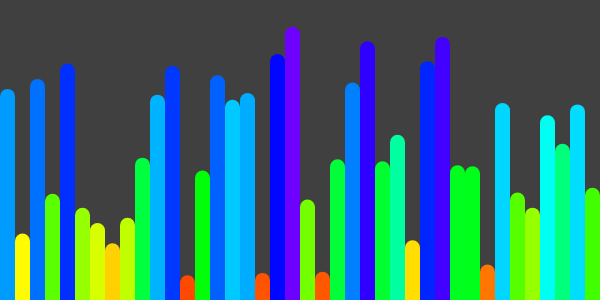
Frame 1 (no input)
Frame 60 (no input): identical to frame 1, image omitted
Frame 120 (the mouse pressed at the canvas centre since frame 60): identical to frame 1, image omitted

The p5.js sketch that drew this single still picture (run headless with seeded random() and noise() and a simulated clock; from frame 60 on, the mouse is pressed at the canvas centre):

// p5.js sketch
// ── sketch.js
let arr = [];
let arrSize;
let StrokeWeight = 15;

let button;
let sort;
let curr = -1;

function setup() {
  createCanvas(600, 300);
  colorMode(HSB);
  
  sort = function() {};
  
  resetButton();
  bubbleSortButton();
  createUnsortedArray();
  
}

function draw() {
  background(25);
  
  for(let i = 0; i < arr.length; i++) {
    if (curr !== i) stroke(arr[i], 255, 255);
    else stroke(0);
    
    line(i*StrokeWeight+StrokeWeight/2, height, i*StrokeWeight+StrokeWeight/2, height - arr[i]);
  }
  
  sort();
}

function createUnsortedArray() {
  sort = function() {}
  curr = -1;
  
  strokeWeight(StrokeWeight);
  arrSize = width / StrokeWeight;
  
  for(let i = 0; i < arrSize; i++) {
    arr[i] = random(height*0.95);
  }
}

function bubbleSort() {
  if (arr[curr] > arr[curr+1]) {
    let copy = arr[curr];
    arr[curr] = arr[curr+1];
    arr[curr+1] = copy;
  }
  
  curr++;
  
  if (curr >= arrSize) {
    arrSize--;
    if (arrSize !== 0) curr = 0;
    else curr = -1;
  }
  
  if (arrSize < 0) {
    noLoop();
    noStroke();
    textSize(32);
    text('Sorted!', 10, 30);
  }
}

function startBubbleSort() {
  sort = bubbleSort;
}

function resetButton() {
  button = createButton('Reset');
  button.position(10, 320);
  
  button.mousePressed(createUnsortedArray);
  button.style('border', 'none');
  button.style('padding', '6px 10px');
  button.style('border-radius', '6px');
  button.style('transition-duration', '0.4s');		
}

function bubbleSortButton() {
  button = createButton('Bubble Sort');
  button.position(80, 320);
  
  button.mousePressed(startBubbleSort);
  button.style('border', 'none');
  button.style('padding', '6px 10px');
  button.style('border-radius', '6px');
  button.style('transition-duration', '0.4s');		
}
